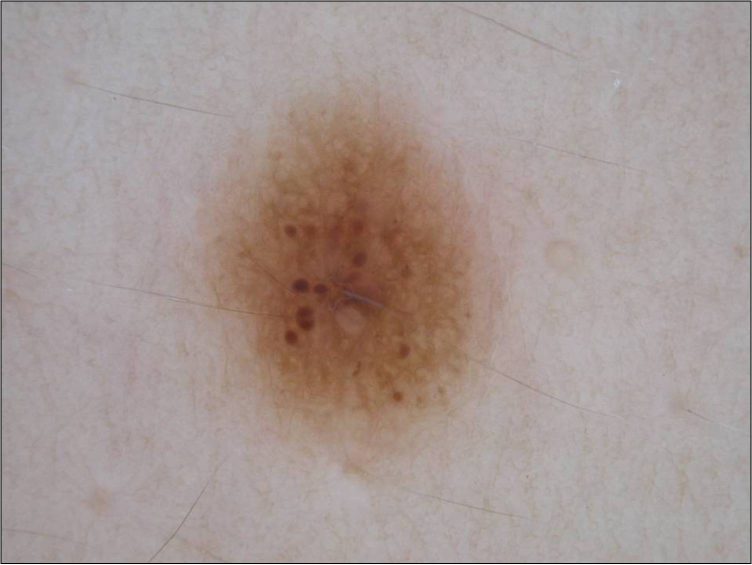
#> input picture Assignments/ML/AddTest/SLA_01.jpg, 1504 x 1129 px, given in place of 02opencv-logo.png, which was not available (shown at 1/2 size)
$ jupyter execute --allow-errors lab01.ipynb   (shell and % lines are left out)   (text cells are left out)
#> lines starting #> are read from the running program, lines starting #| are printed output that depends on the picture; pictures that were not available may be replaced by others from this repository, and a replacement may not be noted
[cell 1]
import cv2
cv2.__version__

[cell 2]
from PIL import Image
Image.__version__

[cell 3]
import skimage
skimage.__version__

[cell 4]
from google.colab import drive
drive.mount('/content/drive')

[cell 5]
path = '/home/haziq/Documents/VIP/02'

[cell 6]
import numpy as np
import matplotlib.pyplot as plt

[cell 7]
img = cv2.imread(path + 'opencv-logo.png')                              # IMREAD always reads an RGB image in B-G-R order (reversed)
#> img is the input picture: shape (1129, 1504, 3); mean B, G, R 147.9, 151.8, 165.9
img_gray = cv2.imread(path + 'opencv-logo.png',cv2.IMREAD_GRAYSCALE)    # read image directly as grayscale
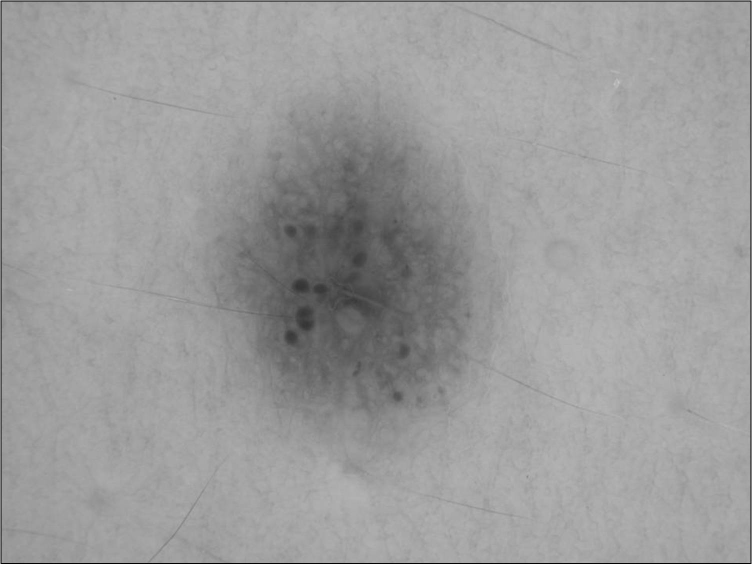
#> img_gray: shape (1129, 1504) (shown at 1/2 size); min 0, max 255, mean 155.6

img_gray = cv2.imread(path + 'opencv-logo.png',0)

#> (a cell that did not finish here is left out)

[cell 9]
img = cv2.cvtColor(img, cv2.COLOR_BGR2RGB)      # is a good idea to convert BGR to RGB as matplotlib uses RGB

[cell 10]
from matplotlib import pyplot as plt

# the 'notebook' option enables interactive plots. Note: switch back to the 'inline' option later on.

#%matplotlib notebook
import matplotlib  # temporary hack


plt.imshow(img)
plt.xticks([]), plt.yticks([])  # to hide tick values on X and Y axis
plt.show()

[cell 11]
plt.imshow(img_gray,cmap='gray')
plt.xticks([]), plt.yticks([])  # to hide tick values on X and Y axis
plt.show()

[cell 12]
cv2.imshow('Color image',img)
cv2.imshow('Grayscale image',img_gray)
cv2.waitKey(0)
cv2.destroyAllWindows()      # this snippet of code will finish execution when the two windows are closed

[cell 13]
cv2.imshow('Color image',img)
cv2.imshow('Grayscale image',img_gray)
cv2.waitKey(0)
cv2.destroyAllWindows()      # this snippet of code will finish execution when the two windows are closed

[cell 14]
cv2.imwrite(path + 'opencv-gray.png',img_gray)
#> Out = True

[cell 15]
# accessing a location at the blue region of the logo
px = img[500, 400]
#> px = [167, 146, 141]
print(px)
#| [167 146 141]

# accessing only the blue pixel at that same location
blue = img[500,400,2]
#> blue = 141
print(blue)
#| 141

[cell 16]
# Change pixel colour to white
img[500, 400] = [255, 255, 255]
#> img: shape (1129, 1504, 3); mean R, G, B 165.9, 151.8, 147.9
plt.imshow(img)
plt.xticks([]), plt.yticks([])
plt.show()      # can you see the white dot? :)

[cell 17]
# Change a larger patch of pixels (20x20 in size), all to white
patchsize = 20
img[500:500+patchsize, 400:400+patchsize] = [255, 105, 15]
#> img: shape (1129, 1504, 3); mean R, G, B 165.9, 151.8, 147.9
plt.imshow(img)
plt.xticks([]), plt.yticks([])
plt.show()

[cell 18]
img[510, 415]
#> Out = [255, 105, 15]

[cell 19]
print(img.shape)
#| (1129, 1504, 3)
print(img.size)
#| 5094048
print(img.dtype)
#| uint8

#> (a cell that did not finish here is left out)

[cell 21]
def showImage(img, titlestr="" ):
    if img.ndim == 2:
        plt.imshow(img, cmap='gray')
    else:
        plt.imshow(img)
    plt.xticks([]), plt.yticks([])
    plt.title(titlestr)
    plt.show()

[cell 22]
# redROI = img[272:600, 315:600]               # this slicing merely takes a 'view' into the same data, no copies made
redROI = img[272:600, 315:600].copy()          # enables deep copy --> make another copy elsewhere in memory
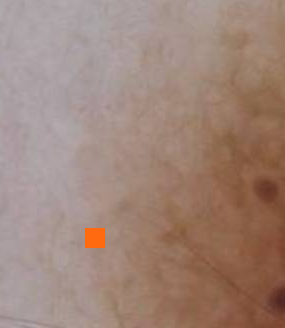
#> redROI: shape (328, 285, 3); mean R, G, B 159.5, 133.3, 121.7
img[272:600, 315:600] = img[272:600, 0:285];
img[272:600, 0:285] = redROI
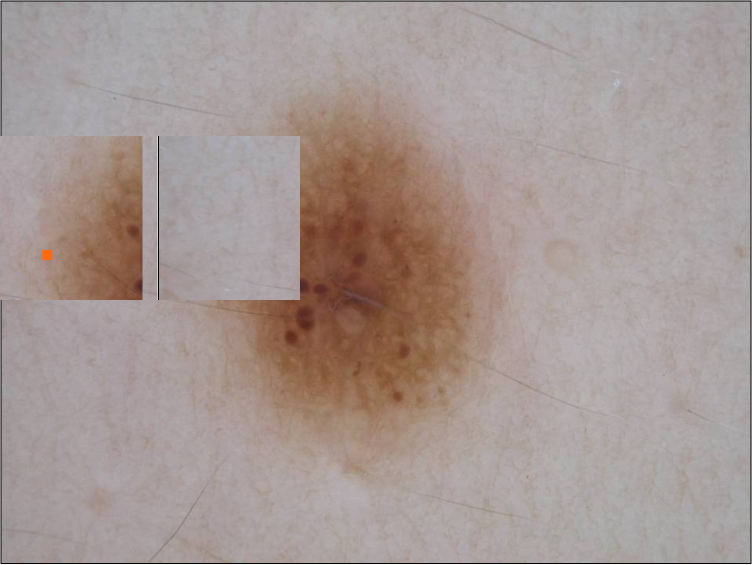
#> img: shape (1129, 1504, 3) (shown at 1/2 size); mean R, G, B 165.9, 151.8, 147.9
showImage(img)

# Note: running this cell another time will swap back the blue and green 'C's !

[cell 23]
r,g,b = cv2.split(img)
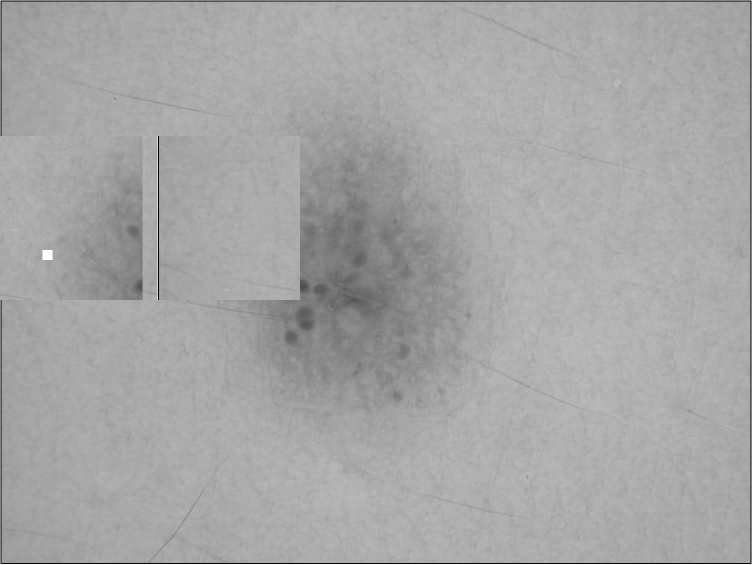
#> r: shape (1129, 1504) (shown at 1/2 size); min 0, max 255, mean 165.9
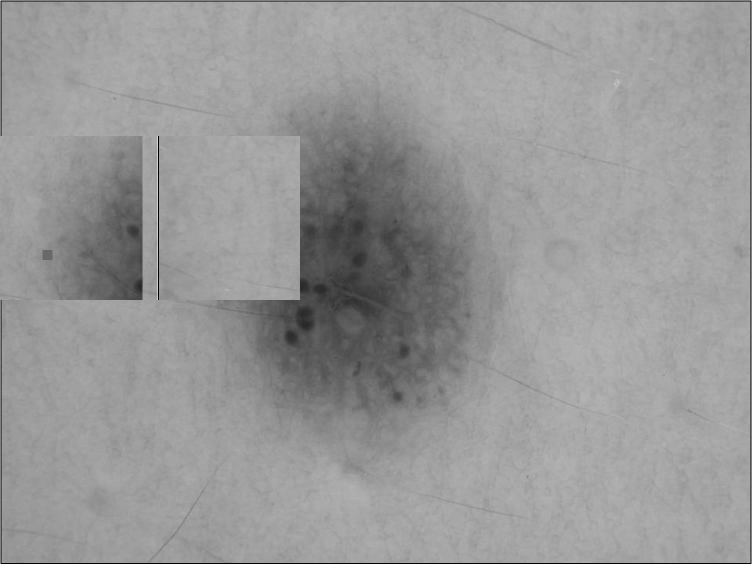
#> g: shape (1129, 1504) (shown at 1/2 size); min 0, max 255, mean 151.8
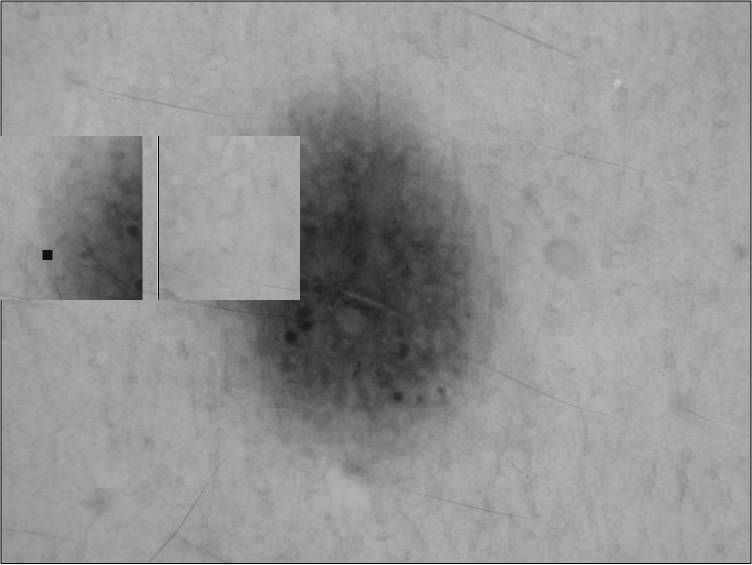
#> b: shape (1129, 1504) (shown at 1/2 size); min 0, max 255, mean 147.9
img = cv2.merge((r,g,b))
showImage(img)     # verify that image is still the same after joining back

# Another function for setting subplot images --> Note: plt.show() only called after all subplots defined
def showSubplotImage(img, titlestr="" ):
    plt.imshow(img, cmap = 'gray', interpolation = 'bicubic')
    plt.xticks([]), plt.yticks([])
    plt.title(titlestr)

# Creating 3 subplots (in 1 row) to show the 3 planes for each colour channel
fig = plt.subplots(nrows=1, ncols=3)
plt.subplot(131), showSubplotImage(r, 'Red plane')
plt.subplot(132), showSubplotImage(g, 'Green plane')
plt.subplot(133), showSubplotImage(b, 'Blue plane')
plt.show()

[cell 24]
img_ml = cv2.imread(path + 'ml.png')
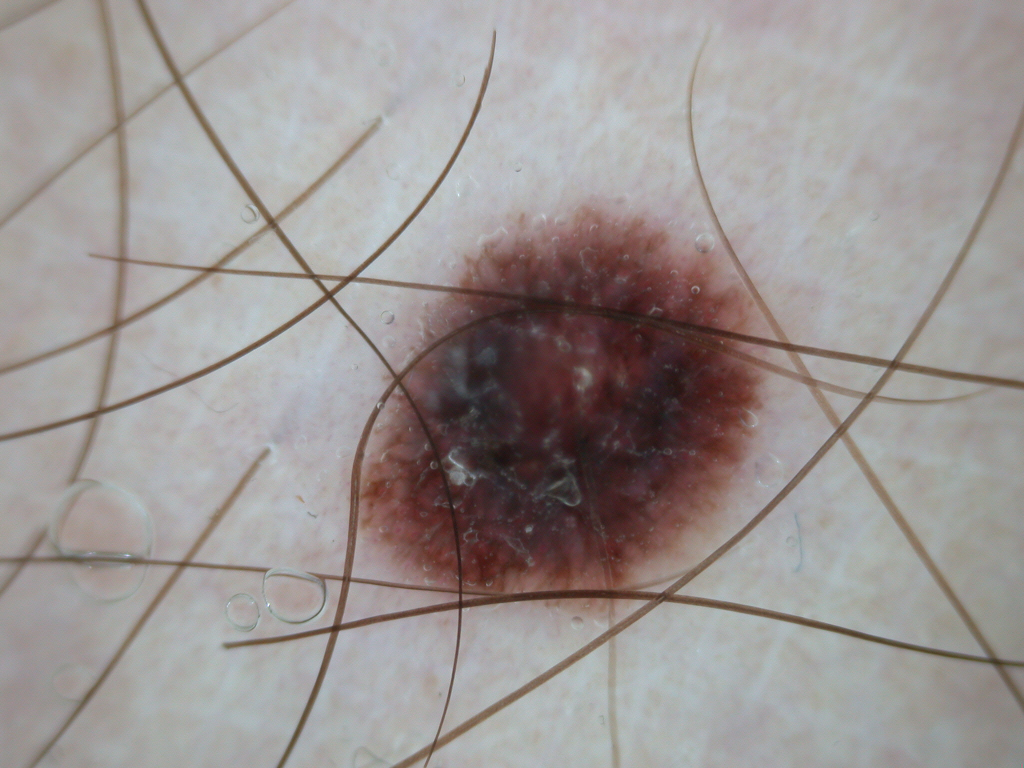
#> input picture Assignments/ML/AddTest/SLA_010.jpg, 2048 x 1536 px, given in place of 02ml.png, which was not available (shown at 1/2 size)
#> img_ml is the input picture: shape (1536, 2048, 3); mean B, G, R 147.8, 149.3, 155.7
#> (the rest of this cell did not finish here and is left out)

[cell 25]
dim = (344, 397)
opencv_resized = cv2.resize(img, dim)
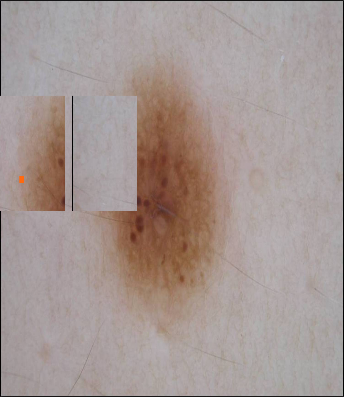
#> opencv_resized: shape (397, 344, 3); mean R, G, B 164.9, 150.7, 146.8
opencv_resized.shape
#> Out = (397, 344, 3)
